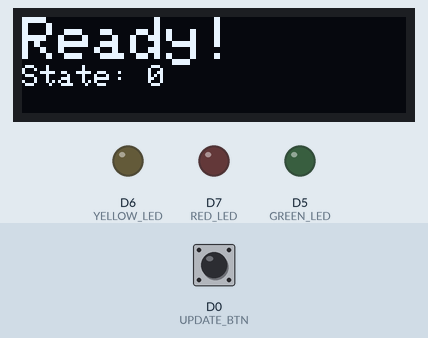
Recording of a sketch running on a simulated ESP8266 (NodeMCU). Shown: 128×32 one-colour display, output pins drawn as LEDs (lit = HIGH). The test bench sets the inputs (shaded band); at power-on: D0 (UPDATE_BTN) HIGH. What the sketch prints to the serial monitor is not drawn.

Above: at 1.7 s.
1.8 s: D0 (UPDATE_BTN) pulled LOW for 0.15 s
At 2.4 s:
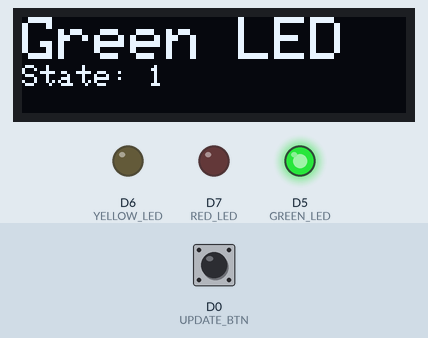
3.4 s: D0 (UPDATE_BTN) pulled LOW for 1 s
At 4.8 s:
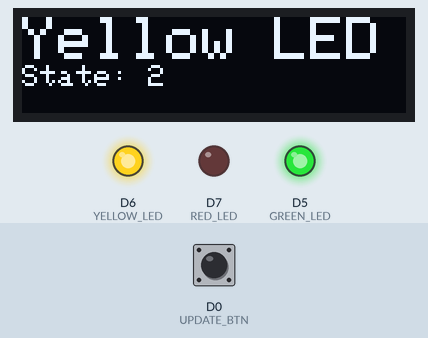
5.9 s: D0 (UPDATE_BTN) pulled LOW for 0.15 s
At 6.7 s:
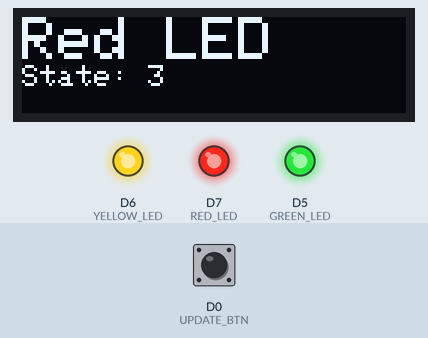
7.5 s: D0 (UPDATE_BTN) pulled LOW for 3.2 s
At 7.9 s:
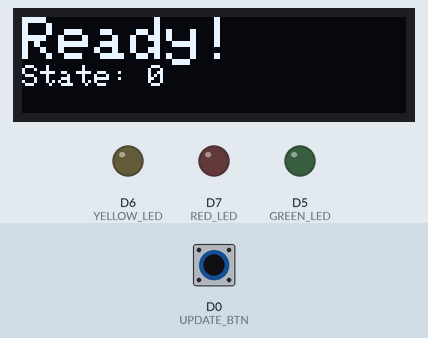
Timing chart, 0 to 10.5 s (numbered marks = the images above; inputs shaded):
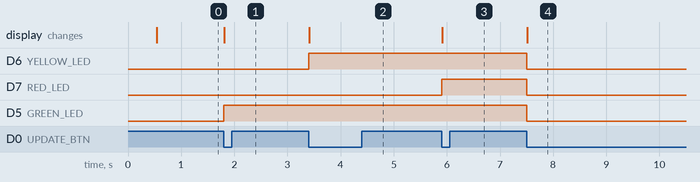

The sketch:

displayBtnLED.ino
```cpp
#include <Wire.h>
#include <Adafruit_GFX.h>
#include <Adafruit_SSD1306.h>

// Screen setup
#define SCREEN_WIDTH 128
#define SCREEN_HEIGHT 32
#define SCREEN_ADDRESS 0x3C

Adafruit_SSD1306 display(SCREEN_WIDTH, SCREEN_HEIGHT, &Wire, -1);

// Pin setup
#define UPDATE_BTN D0
#define RED_LED D7
#define YELLOW_LED D6
#define GREEN_LED D5

// Button setup
int lastBtn = HIGH;
unsigned long lastChange = 0;

void setup() {
  // Serial
  Serial.begin(9600);
  Wire.begin(D2,D1);
  delay(500);

  // LED's
  pinMode(RED_LED, OUTPUT);
  pinMode(YELLOW_LED, OUTPUT);
  pinMode(GREEN_LED, OUTPUT);

  // Button
  pinMode(UPDATE_BTN, INPUT_PULLUP);

  // Screen
  if (!display.begin(SSD1306_SWITCHCAPVCC, SCREEN_ADDRESS)){
    Serial.println(F("SSD1306 not found"));
    for (;;);
  }
}

// Varables
int state = 0;
int states = 4;
const char* screenMsg = "Ready!";
uint16_t textColor = SSD1306_WHITE;
bool redraw = true;

void loop() {
  int btn = digitalRead(UPDATE_BTN);

  // State
  if (CheckBtn(btn)){
  state++;
  if (state == states) {
    state = 0;
  }
  }

  switch(state){
    case 0:
      digitalWrite(RED_LED, LOW);
      digitalWrite(YELLOW_LED, LOW);
      digitalWrite(GREEN_LED, LOW);
      screenMsg = "Ready!";
    break;

    case 1:
      digitalWrite(GREEN_LED, HIGH);
      screenMsg = "Green LED";
    break;

    case 2:
      digitalWrite(YELLOW_LED, HIGH);
      screenMsg = "Yellow LED";
    break;

    case 3:
      digitalWrite(RED_LED, HIGH);
      screenMsg = "Red LED";
    break;
  }

  // Screen
  if (redraw){
    Serial.println("redraw");
    display.clearDisplay();
    display.setTextSize(2);
    display.setTextColor(textColor);
    display.setCursor(0,0);
    display.println(screenMsg);
    display.setTextSize(1);
    display.setTextSize(textColor);
    display.print(F("State: "));
    display.println(state);
    display.display();
    redraw = false;
  }
}

bool CheckBtn(int btn){
  if (btn != lastBtn && millis() - lastChange > 50) {
    lastChange = millis();
    lastBtn = btn;
    if (btn == LOW) {
      redraw = true;
      return true;
    }
  }

  return false;
}
```

Measured:
- after the input at 1.8 s, D5 (GREEN_LED): LOW → HIGH at once; the display: changes at once (image 1)
- after the input at 3.4 s, D6 (YELLOW_LED): LOW → HIGH at once; the display: changes at once (image 2)
- after the input at 5.9 s, D7 (RED_LED): LOW → HIGH at once; the display: changes at once (image 3)
- after the input at 7.5 s, D6 (YELLOW_LED), D7 (RED_LED), D5 (GREEN_LED): HIGH → LOW at once; the display: changes at once (image 4)
